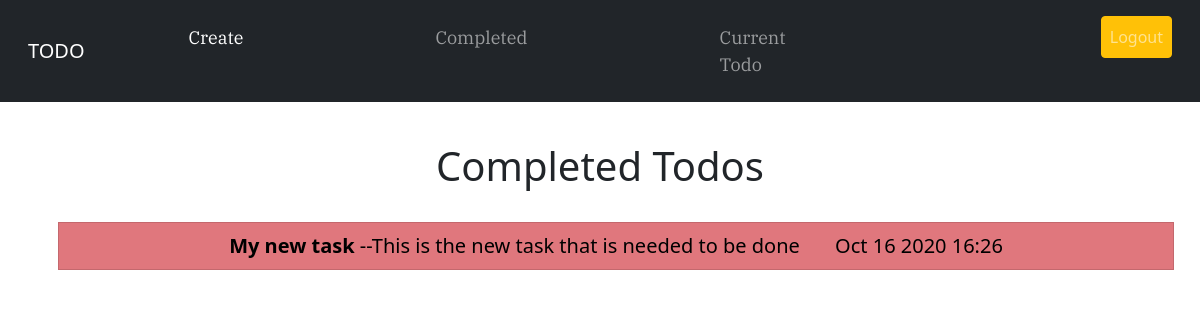
The app's page /completed/ (signed in) with its own data.
### todo/models.py (models this page shows, shortened)
class Todoapp(models.Model):
    name = models.CharField(max_length=100)
    memo = models.TextField(max_length= 200, blank = True)
    created_date = models.DateTimeField(auto_now_add=True)
    date_completed = models.DateTimeField(null = True, blank = True)
    important = models.BooleanField(default= False)
    user = models.ForeignKey(User, on_delete = models.CASCADE)

### todo/views.py (the view)
# urls.py: path('completed/', views.completedtodo, name="completedtodo"),
@login_required
def completedtodo(request):
    context = Todoapp.objects.filter( user = request.user, date_completed__isnull = False).order_by('-date_completed')
    return render(request, 'todo/completedtodo.html',{'context':context})

### todo/templates/todo/completedtodo.html
{% extends 'todo/base.html' %}
{% block content %}
<div class="m-2 p-3">
    <h1 class="text-center"> Completed Todos </h1>
</div>
<ul class = "list group">
{% for todo in context %}
<div class = "container">
<li class = " mb-1 text-center list-group-item" style="display: block; background-color:#e0777d;"><a style = "text-decoration: none; color: black; font-size: 20px;" href="{% url 'todoview' todo.id %}">
    {% if todo.important %}<b>{% endif %}{{todo.name}}
        {% if todo.important %}</b>{% endif %}{% if todo.memo %}--{{todo.memo}}{% endif %}&ensp;&ensp;&ensp;
        {{todo.date_completed|date:'M j Y H:i'}}
</a></li>
</div>
{% endfor %}
</ul>
{% endblock %}

### records on screen
Todoapp: name "My new task", memo "This is the new task that is needed to be done", date_completed "Oct 16 2020 16:26"
